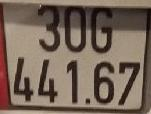
#> input picture dataset/plates/car_135.jpg, 151 x 114 px
$ python -i dataset.py   (imports and definitions only)
#> lines starting #> are read from the running program, lines starting #| are printed output that depends on the picture
"""
dataset.py — Tải & Xử Lý Dữ Liệu Biển Số Xe
===============================================
File này xây dựng Pipeline dữ liệu (Data Pipeline) cho bài toán OCR biển số xe.

CẤU TRÚC DỮ LIỆU YÊU CẦU:
  dataset/
  ├── labels.csv         ← File nhãn (2 cột: filename, plate_text)
  ├── plates/            ← Thư mục chứa ảnh biển số đã cắt sẵn
  │   ├── plate_0001.jpg
  │   ├── plate_0002.jpg
  │   └── ...
  ├── train/             ← Ảnh huấn luyện (tự tạo khi chạy --prepare)
  └── val/               ← Ảnh kiểm định

VÍ DỤ NỘI DUNG FILE labels.csv:
  filename,plate_text
  plate_0001.jpg,51A-12345
  plate_0002.jpg,29B-67890
  plate_0003.jpg,51G-00123

AUGMENTATION CHO BIỂN SỐ:
  Khác với phân loại ảnh thông thường, biển số xe cần xử lý cẩn thận hơn:
  ✓ Lật ngang   → KHÔNG làm (sẽ đổi chiều đọc ký tự)
  ✓ Xoay nhẹ   → CÓ (mô phỏng biển số hơi nghiêng, góc nhỏ ±5°)
  ✓ Độ sáng    → CÓ (biển số dưới nắng / bóng mờ)
  ✓ Nhiễu Gauss → CÓ (mô phỏng ảnh chất lượng thấp)
  ✓ Motion blur → CÓ (xe đang di chuyển, ảnh hơi nhòe)
"""

import os
import sys
import csv
import random
import shutil
import argparse
from pathlib import Path
from collections import defaultdict

import cv2
import numpy as np
from PIL import Image
import torch
from torch.utils.data import Dataset, DataLoader

import config
from detector import preprocess_plate


# ──────────────────────────────────────────────────────────────
# AUGMENTATION CHUYÊN BIỆT CHO BIỂN SỐ XE
# ──────────────────────────────────────────────────────────────

def augment_plate(image_gray: np.ndarray) -> np.ndarray:
    """
    Áp dụng các phép biến đổi ngẫu nhiên (Data Augmentation)
    lên ảnh xám biển số trong lúc huấn luyện.
    """
    img = (image_gray * 255).astype(np.uint8)

    # 1. Xoay nhẹ (±7°)
    if random.random() < 0.4:
        angle = random.uniform(-7, 7)
        h, w = img.shape[:2]
        M = cv2.getRotationMatrix2D((w // 2, h // 2), angle, 1.0)
        img = cv2.warpAffine(img, M, (w, h), borderMode=cv2.BORDER_REPLICATE)

    # 2. Thay đổi độ sáng VÀ contrast
    if random.random() < 0.5:
        alpha = random.uniform(0.7, 1.3)
        beta = random.randint(-40, 40)
        img = np.clip(img.astype(np.float32) * alpha + beta, 0, 255).astype(np.uint8)

    # 3. Nhiễu Gaussian
    if random.random() < 0.3:
        noise = np.random.randn(*img.shape) * random.uniform(5, 25)
        img = np.clip(img.astype(np.float32) + noise, 0, 255).astype(np.uint8)

    # 4. Motion blur
    if random.random() < 0.25:
        ksize = random.choice([3, 5, 7])
        kernel = np.zeros((ksize, ksize))
        if random.random() < 0.7:
            kernel[ksize // 2, :] = 1.0 / ksize
        else:
            kernel[:, ksize // 2] = 1.0 / ksize
        img = cv2.filter2D(img, -1, kernel)

    # 5. Perspective transform
    if random.random() < 0.3:
        h, w = img.shape[:2]
        pts1 = np.float32([[0,0], [w-1,0], [0,h-1], [w-1,h-1]])
        d = 5
        dx = [random.randint(-d, d) for _ in range(4)]
        dy = [random.randint(-d, d) for _ in range(4)]
        pts2 = np.float32([[dx[0], dy[0]], [w-1+dx[1], dy[1]], [dx[2], h-1+dy[2]], [w-1+dx[3], h-1+dy[3]]])
        M = cv2.getPerspectiveTransform(pts1, pts2)
        img = cv2.warpPerspective(img, M, (w, h), borderMode=cv2.BORDER_REPLICATE)

    # 6. Erosion/Dilation
    if random.random() < 0.2:
        kernel = np.ones((2, 2), np.uint8)
        if random.random() < 0.5:
            img = cv2.erode(img, kernel, iterations=1)
        else:
            img = cv2.dilate(img, kernel, iterations=1)

    # 7. Random shadow
    if random.random() < 0.2:
        h, w = img.shape[:2]
        shadow = np.ones((h, w), dtype=np.float32)
        direction = random.choice(['left', 'right', 'top', 'bottom'])
        shadow_intensity = random.uniform(0.3, 0.7)
        if direction == 'left':
            for i in range(w // 2): shadow[:, i] = shadow_intensity + (1 - shadow_intensity) * (i / (w // 2))
        elif direction == 'right':
            for i in range(w // 2, w): shadow[:, i] = shadow_intensity + (1 - shadow_intensity) * ((w - i) / (w // 2))
        elif direction == 'top':
            for i in range(h // 2): shadow[i, :] = shadow_intensity + (1 - shadow_intensity) * (i / (h // 2))
        elif direction == 'bottom':
            for i in range(h // 2, h): shadow[i, :] = shadow_intensity + (1 - shadow_intensity) * ((h - i) / (h // 2))
        img = np.clip(img.astype(np.float32) * shadow, 0, 255).astype(np.uint8)

    # 8. CLAHE
    if random.random() < 0.15:
        clahe = cv2.createCLAHE(clipLimit=2.0, tileGridSize=(4, 4))
        img = clahe.apply(img)

    return img.astype(np.float32) / 255.0


# ──────────────────────────────────────────────────────────────
# MÃ HÓA / GIẢI MÃ NHÃN
# ──────────────────────────────────────────────────────────────

# [4 lines left out: function encode_label, not called in this run]


def decode_label(indices: list) -> str:
    return "".join(config.IDX2CHAR.get(i, "?") for i in indices)


# ──────────────────────────────────────────────────────────────
# PYTORCH DATASET
# ──────────────────────────────────────────────────────────────

class LicensePlateDataset(Dataset):
    # [4 lines left out: function __init__, not called in this run]

    def __len__(self):
        return len(self.labels)

    # [191 lines left out: functions __getitem__, collate_fn, load_labels_csv, get_split_data, create_dataloaders_with_test, create_dataloaders and 3 more, not called in this run]


# ──────────────────────────────────────────────────────────────
# ENTRY POINT
# ──────────────────────────────────────────────────────────────

# [23 lines not run here, left out]

>>> import cv2
>>> picture = cv2.imread('dataset/plates/car_135.jpg', cv2.IMREAD_GRAYSCALE)
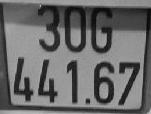
#> picture: shape (114, 151); min 6, max 198, mean 106.4
>>> result = augment_plate(picture)
#> in augment_plate, `img = (image_gray * 255).astype(np.uint8)`:
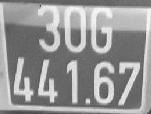
#> img: shape (114, 151); min 58, max 250, mean 149.6

$ run again, on dataset/plates/car_254.jpg
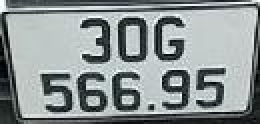
#> input picture dataset/plates/car_254.jpg, 130 x 62 px (shown 2 times larger)
#> in augment_plate, `img = (image_gray * 255).astype(np.uint8)`:
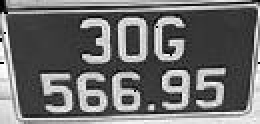
#> img: shape (62, 130) (shown 2 times larger); min 0, max 255, mean 109.9

$ run again, on dataset/plates/car_432.jpg
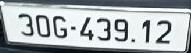
#> input picture dataset/plates/car_432.jpg, 191 x 53 px
#> in augment_plate, `img = (image_gray * 255).astype(np.uint8)`:
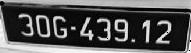
#> img: shape (53, 191); min 0, max 255, mean 82.2

$ run again, on dataset/plates/car_440.jpg
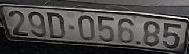
#> input picture dataset/plates/car_440.jpg, 189 x 54 px
#> in augment_plate, `img = (image_gray * 255).astype(np.uint8)`:
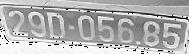
#> img: shape (54, 189); min 0, max 255, mean 177.4
